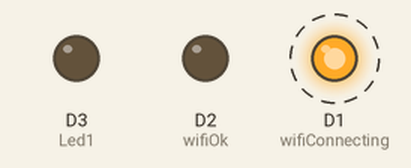
A sketch run on a simulated ESP8266 (NodeMCU). Shown: output pins drawn as LEDs (lit = HIGH). Dashed ring = blinking. WiFi joins after 1.5 s; servers stay silent unless stated; uploads are accepted with an empty reply; what the sketch prints to the serial monitor is not drawn.

Above: at 0.05 s.
At 1.67 s:
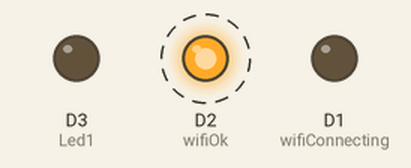
Timing chart, 0 to 3.0 s (numbered marks = the images above):
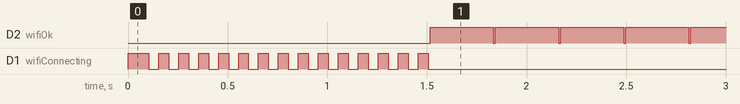

The sketch:

JSON_PARSE_TEST.ino
```cpp
/*
 Name:		JSON_PARSE_TEST.ino
 Created:	4/23/2019 12:33:30 PM
 Author:	Peter Schreuder
*/


//werkt met ArduinoJson library version 6.9.1

//pwm library https://nodemcu.readthedocs.io/en/dev/en/modules/pwm/
#include <ESP8266WiFi.h>
#include <ArduinoJson.h>


const char* ssid = "Medialab"; // wifi lan Station ID netwerk naam [School: Medialab | Thuis: NETGEAR_2GEXT | Tel: WhyFy]
const char* password = "Mediacollege"; // wifi lan wachtwoord [School: Mediacollege | Thuis: DB67437ac17871 | Tel: harry345^]
const char*  server = "gamereach.nl"; // deployment server

String docControl = "/control.json"; // path to file

static const uint8_t wifiConnecting = D1;//LED indicator wifi status flashing while connecting
static const uint8_t wifiOk = D2;//LED indicator wifi status ON if connected
static const uint8_t Led1 = D3;//LED indicator wifi status ON if connected

int requestInterval = 10;
int requestAmount = 0;

boolean debug = true;// print debug messages to terminal
String httpResponse;// response from webserver


void setup()
{
	Serial.begin(115200);// start serial monitor

	pinMode(wifiConnecting, OUTPUT);//LED indicator wifi status flashing while connecting
	pinMode(wifiOk, OUTPUT);//LED indicator wifi status ON if connected
	pinMode(Led1, OUTPUT);

	digitalWrite(wifiConnecting, LOW);//init off
	digitalWrite(wifiOk, LOW);//init off

	delay(1);
}

void loop()
{
	if (WiFi.status() != WL_CONNECTED)
		wifiConnect();

	httpRequest(docControl);//get data from webserver
	payload();//extract wanted data from HTTP response

	extractJson();
}


void extractJson()
{
	//extract JSON string from HTTP data
	int size = httpResponse.length() + 1;
	char json[size];

	httpResponse.toCharArray(json, size);

	StaticJsonDocument<256> json_object;

	DeserializationError error = deserializeJson(json_object, json);

	if (error)
	{
		Serial.print(F("derserializeJson() failed: "));
		Serial.println(error.c_str());
		return;
	}

	parseJson(json_object);//parse the commands from the json object
}

void parseJson(JsonDocument & json_object)
{
	//parse the commands from the json object
	if (json_object["Led1"] == "on")
	{
		Serial.println("Led1 is on");
		digitalWrite(Led1, HIGH);
	}
	else
	{
		Serial.println("Led1 is off");
		digitalWrite(Led1, LOW);
	}
}

void payload()
{
	// extract wanted data from HTTP response
	String endOfHeader = "\r\n\r\n";
	int foundEOH = -1;

	// look for EOH end of header
	for (int i = 0; i <= httpResponse.length() - endOfHeader.length(); i++)
	{
		if (httpResponse.substring(i, endOfHeader.length() + i) == endOfHeader)
		{
			foundEOH = i;
		}
	}

	httpResponse = httpResponse.substring(foundEOH);// strip the HTTP header

	if (debug)
	{
		Serial.println("");
		Serial.println("-------JSON-------");
		Serial.println(httpResponse); //debug
		Serial.println("------------------");
		Serial.println("");
	}
}

void httpRequest(String _doc)
{
	// get HTTP response from webserver
	digitalWrite(wifiOk, LOW);//flash LED

	delay(requestInterval);//time between requests

	digitalWrite(wifiOk, HIGH);//flash LED

	httpResponse = ""; //empty string

	WiFiClient client; //instance

	if (client.connect(server, 80))
	{
		//test
		//doc = doc + "?test=";
		//end test
		requestAmount++;
		Serial.println("");
		Serial.println("Request number: " + String(requestAmount));

		//connect to webserver on port 80
		client.println("GET " + _doc + " HTTP/1.1");//construct a HTTP GET request
		client.println("Host: " + String(server));
		client.println("Connection: keep-alive");
		client.println();
	}
	else
	{
		Serial.println("Webserver does not respond");
		return;
	}

	while (client.connected())
	{
		while (client.available())
		{
			httpResponse += char(client.read());//mogelijk memory problemen

			if (httpResponse.length() > 450)
			{
				Serial.println("Receive buffer overflow");//prevent buffer overflow
				httpResponse = ""; //empty string
				return;
			}
		}
	}

	if (debug)
	{
		Serial.println("");
		Serial.println("-------Full Request-------");
		Serial.println(httpResponse); //debug
		Serial.println("--------------------------");
		Serial.println("");
	}
}

void wifiConnect()
{
	// connect to local network
	int ledState = 0;//flasher

	digitalWrite(wifiOk, LOW);
	digitalWrite(wifiConnecting, HIGH);

	Serial.println();
	Serial.print("Connecting to ");
	Serial.println(ssid);

	WiFi.begin(ssid, password);

	while (WiFi.status() != WL_CONNECTED)
	{
		delay(50);//<========== delay
		Serial.print(".");
		if (ledState == 0) ledState = 1;
		else ledState = 0;
		digitalWrite(wifiConnecting, ledState);
	}

	Serial.println("");
	Serial.print("WiFi connected, IP address: " + WiFi.localIP().toString());

	if (debug)
		WiFi.printDiag(Serial); // print Wi-Fi diagnostic information

	digitalWrite(wifiConnecting, LOW);
	digitalWrite(wifiOk, HIGH);
}
```

Measured:
- by itself, D2 (wifiOk): alternates HIGH for 0.32 s and LOW for 0.01 s
- by itself, D1 (wifiConnecting): alternates HIGH for 0.05 s and LOW for 0.05 s, 30 changes in all, then stays LOW
